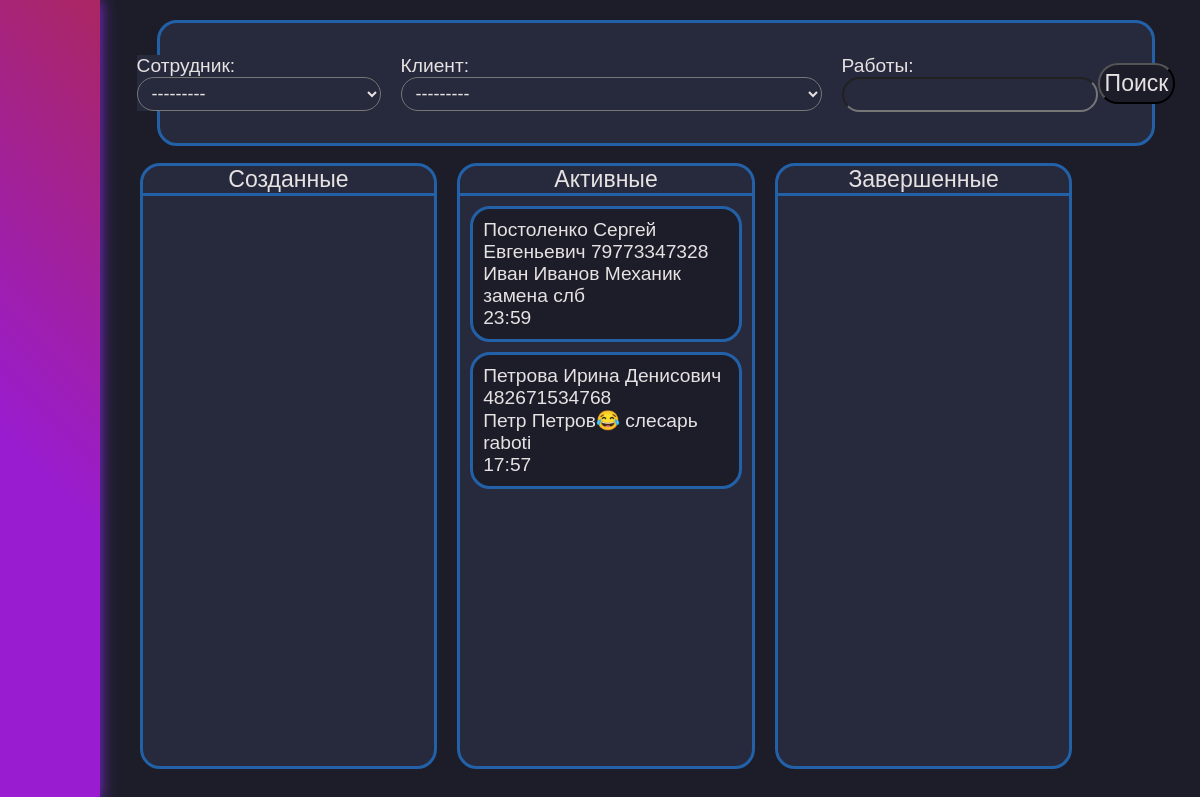
Page /AllTask on the earlier database version.
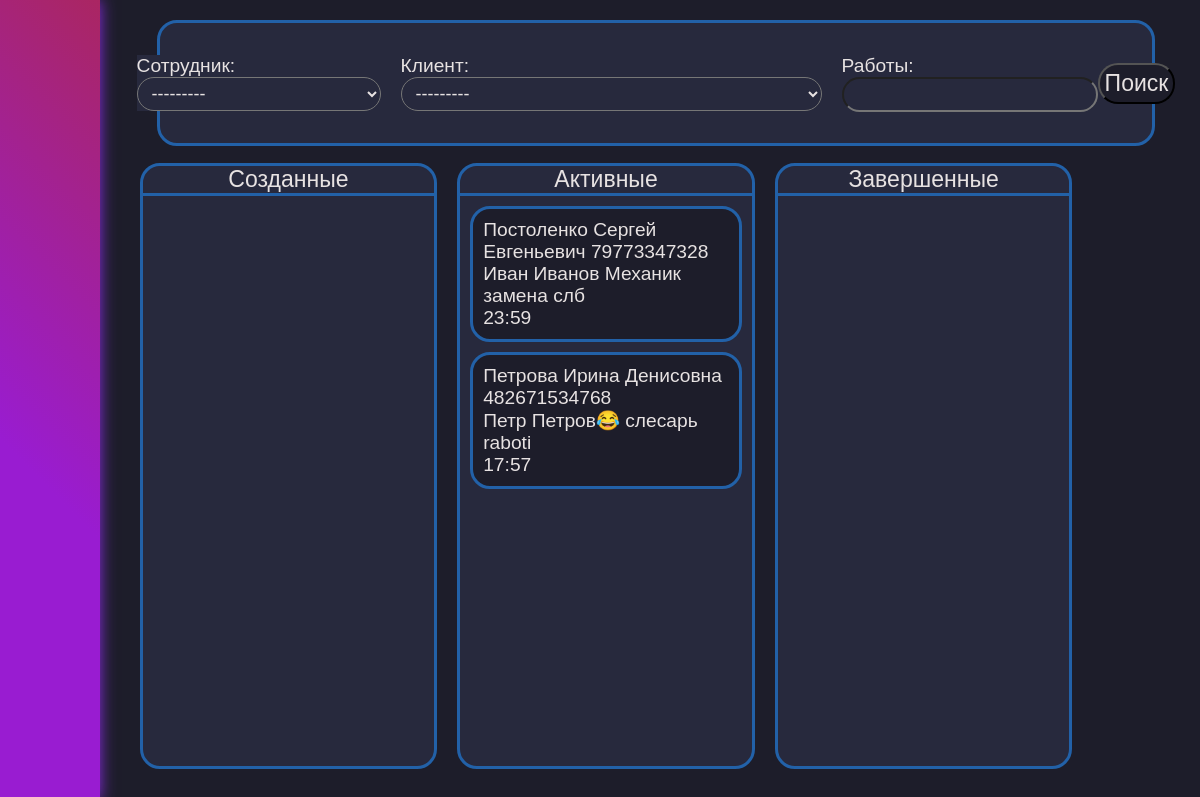
Same page on the later database version.
### Dashboard/models.py (models this page shows, shortened)
class Tasks(models.Model):
    CHOISES = (
        ('active','Активная'),
        ('created','Созданная'),
        ('complete','Завершенная'),
    )
    staff = models.ForeignKey(Staffs ,on_delete=models.SET_NULL, blank=True, null=True)
    client = models.ForeignKey(Clients, on_delete=models.SET_NULL, blank=True, null=True)
    price = models.CharField(max_length=100, blank=True, null=True)
    mode = models.CharField(max_length=100, choices=CHOISES, default='created', blank=True, null=True)
    works = models.CharField(max_length=500, default="", blank=True, null=True)
    time = models.TimeField(auto_now_add=True)
    props = models.ManyToManyField(PropertyTasks, blank=True)

### clients/models.py (models this page shows)
class Clients(models.Model):
    client_surname = models.CharField(max_length=150, blank=True, null=True)
    client_name = models.CharField(max_length=150, blank=True, null=True)
    client_fathername = models.CharField(max_length=150, blank=True, null=True)
    client_phone = models.CharField(max_length=20, blank=True, null=True)
    client_auto = models.CharField(max_length=500, blank=True, null=True)
    def __str__(self):
        return f'{self.client_surname} {self.client_name} {self.client_fathername} {self.client_phone}'

### Staff/models.py (models this page shows)
class Staffs(models.Model):
    COLOR_PALETTE = [
        ("#FFFFFF", "white", ),
        ("#000000", "black", ),
    ]
    staff_job = models.CharField(max_length=40, blank=True, null=True)
    staff_surname = models.CharField(max_length=150, blank=True, null=True)
    staff_name = models.CharField(max_length=150, blank=True, null=True)
    color = ColorField(samples=COLOR_PALETTE, blank=True, null=True)
    def __str__(self):
        return f'{self.staff_name} {self.staff_surname} {self.staff_job}'

### Dashboard/views.py (the view, shortened to what this page needs)
# urls.py: path('AllTask', views.AllTasks, name='AllTask'),
def AllTasks(request):
    task = Tasks.objects.all()
    filtersForm = TaskFilters(request.POST)
    return render(request, 'Dashboard/AllTasks.html', {
        "Title":"Все работы",
        "tasks":task,
        "form":filtersForm,
    }   )

### Dashboard/forms.py
class TaskFilters(forms.ModelForm):
    formstaff = forms.ModelChoiceField(label="Сотрудник", queryset=Staffs.objects.all(), required=False)
    formclient = forms.ModelChoiceField(label="Клиент", queryset=Clients.objects.all(),required=False)
    formworks = forms.CharField(label="Работы", widget=forms.TextInput(attrs={"class":"FilterWorks"}),required=False)
    class Meta:
        model = Tasks
        fields = ['formstaff', 'formclient', 'formworks']

### Dashboard/templates/Dashboard/AllTasks.html (shortened to what this page needs)
{% extends "Dashboard/base.html" %}
{% load static %}
{% block statics %}
<link rel="stylesheet" href="{% static 'Dashboard/AllTasks.css' %}">
{% endblock statics %}
{% block content %}
    <div class="Tasksblock">
        <div class="FiltersBlock">
            <form method="POST" class='post'>
                {{form.as_p}}
                <button type="submit" class="save_btn">Поиск</button>
            </form>
        </div>
        <div class="ListsBlock">
            <div class="CreatedTasks">
                <div class="CreatedTitle">
                    Созданные
                </div>
                <div class="CreatedTasksBlock">
                </div>
            </div>
            <div class="ActiveTasks">
                <div class="ActiveTitle">
                    Активные
                </div>
                <div class="ActiveTaskBlock">
                    {% for task in tasks %}
                    {% if task.mode == "active" %}
                    <a href="{% url "Dashboard:checkTask" task.id %}">
                        <div class="taskPlaceholder">
                            {{task.client}} <br> {{task.staff}} <br> {{task.works}} <br> {{task.time}}
                        </div>
                    </a>
                    {% endif %}
                {% endfor %}
                </div>
            </div>
            <div class="CompleteTasks">
                <div class="CompleteTitle">
                    Завершенные
                </div>
                <div class="CompletedTaskBlock">
                </div>
            </div>
        </div>
    </div>
{% endblock content %}

### Dashboard/templates/Dashboard/base.html (shortened to what this page needs)
{% load static %}
<!DOCTYPE html>
<html lang="ru">
    <head>
        <link rel="stylesheet" href="{% static 'Dashboard/base.css' %}">
        {% block statics %}
        {% endblock statics %}
        <link rel= "stylesheet" href= "https://maxst.icons8.com/vue-static/landings/line-awesome/line-awesome/1.3.0/css/line-awesome.min.css" >
        <link rel= "stylesheet" href= "https://maxst.icons8.com/vue-static/landings/line-awesome/font-awesome-line-awesome/css/all.min.css" >
    </head>
    <body>
        <div class="DashboardSidebar">
            <div class="sidebarcontent">
            </div>
        </div>
        <div class="content">
            {% block content %}
            {% endblock content %}
        </div>
    </body>
</html>

### Dashboard/static/Dashboard/base.css (style rules this page uses)
* { margin: 0; padding: 0; background-color: #1d1d2a; }
.DashboardSidebar { position: fixed; width: 100px; height: 100%; background: linear-gradient(45deg, rgba(153,28,209,1) 40%, rgb(170, 38, 98) 100%); box-shadow: blueviolet 0 0 15px 0; }
.content { display: flex; margin-left: 120px; }
.sidebarcontent { display: flex; align-items: center; justify-content: center; flex-direction: column; background: none; }
a { background: none; }

### Dashboard/static/Dashboard/AllTasks.css (style rules this page uses)
.Tasksblock { display: flex; flex-direction: column; align-items: center; justify-content: center; width: 90%; }
.FiltersBlock { margin-left: 100px; padding: 10px; display: inline-flex; flex-wrap: wrap; background-color: #27293d; margin-top: 20px; width: 100%; height: 100px; border: #2261a8 3px solid; border-radius: 20px; color: rgb(231, 226, 226); font-family: Arial, Helvetica, sans-serif; align-items: center; justify-content: center; font-size: larger; flex-direction: row; }
p { background-color: #27293d; display: inline-flex; flex-wrap: wrap; align-items: start; justify-content: start; }
label { background-color: #27293d; }
select { margin-right: 20px; color: rgb(231, 226, 226); font-family: Arial, Helvetica, sans-serif; font-size: large; border-radius: 20px; background-color: #27293d; padding: 5px 10px 5px 10px; }
.FilterWorks { background-color: #27293d; color: rgb(231, 226, 226); font-family: Arial, Helvetica, sans-serif; font-size: large; border-radius: 20px; padding: 5px 10px 5px 10px; }
.post { display: flex; width: 100%; height: 100%; align-items: center; justify-content: center; background-color: #27293d; }
.ListsBlock { display: flex; width: 100%; align-items: center; justify-content: center; margin-top: 20px; height: 600px; }
.CreatedTasks { background-color: #27293d; margin: 10px; width: 30%; height: 100%; border: #2261a8 3px solid; border-radius: 20px; color: rgb(231, 226, 226); font-family: Arial, Helvetica, sans-serif; align-items: center; justify-content: center; font-size: larger; flex-direction: row; }
.CreatedTasksBlock { background-color: #27293d; height: 550px; overflow: hidden; overflow-y: auto; }
.ActiveTasks { background-color: #27293d; margin: 10px; width: 30%; height: 100%; border: #2261a8 3px solid; border-radius: 20px; color: rgb(231, 226, 226); font-family: Arial, Helvetica, sans-serif; align-items: center; justify-content: center; font-size: larger; flex-direction: row; }
.ActiveTaskBlock { background-color: #27293d; height: 550px; overflow: hidden; overflow-y: auto; }
.CompleteTasks { background-color: #27293d; margin: 10px; width: 30%; height: 100%; border: #2261a8 3px solid; border-radius: 20px; color: rgb(231, 226, 226); font-family: Arial, Helvetica, sans-serif; align-items: center; justify-content: center; font-size: larger; flex-direction: row; }
.CompletedTaskBlock { background-color: #27293d; height: 550px; overflow: hidden; overflow-y: auto; }
.taskPlaceholder { margin: 10px; border: #2261a8 3px solid; border-radius: 20px; color: rgb(231, 226, 226); font-family: Arial, Helvetica, sans-serif; align-items: center; padding: 10px; }
.CompleteTitle { background-color: #27293d; display: flex ; width: 100%; border-bottom: #2261a8 3px solid; border-top-left-radius: 20px; border-top-right-radius: 20px; color: rgb(231, 226, 226); font-family: Arial, Helvetica, sans-serif; align-items: center; justify-content: center; font-size: larger; }
.ActiveTitle { background-color: #27293d; display: flex ; width: 100%; border-bottom: #2261a8 3px solid; border-top-left-radius: 20px; border-top-right-radius: 20px; color: rgb(231, 226, 226); font-family: Arial, Helvetica, sans-serif; align-items: center; justify-content: center; font-size: larger; }
.CreatedTitle { background-color: #27293d; display: flex ; width: 100%; border-bottom: #2261a8 3px solid; border-top-left-radius: 20px; border-top-right-radius: 20px; color: rgb(231, 226, 226); font-family: Arial, Helvetica, sans-serif; align-items: center; justify-content: center; font-size: larger; }
.save_btn { color: rgb(231, 226, 226); font-family: Arial, Helvetica, sans-serif; font-size: larger; border-radius: 20px; padding: 5px; }
a { text-decoration: none; }

Differences in the rows shown:
changed through a linked row, Tasks "raboti": client "Петрова Ирина Денисович 482671534768" → "Петрова Ирина Денисовна 482671534768"
